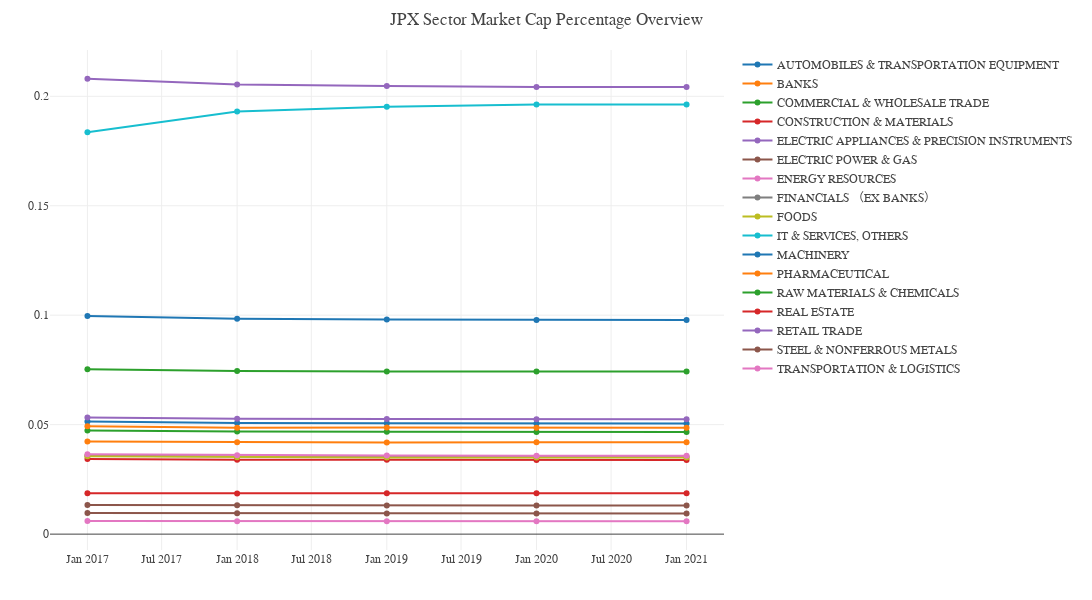

Notebook cell for this chart:
### Code cell
fig = go.Figure() # hover text goes here

for sector in sector_market_cap['17SectorName'].unique():
    
    sector_mkt_cap_plot_df = sector_market_cap[sector_market_cap['17SectorName']==sector]
    fig.add_trace(go.Scatter(x=sector_mkt_cap_plot_df['Date'],
                             y=sector_mkt_cap_plot_df['Percentage of MarketCap'],
                             name=sector,
                             text=sector_mkt_cap_plot_df['17SectorName']))

fig.update_layout(template=temp,
                  title='JPX Sector Market Cap Percentage Overview', 
                  hovermode='closest',
                  margin=dict(l=50, r=50, t=50, b=50),
                  height=600, 
                  width=1600, 
                  showlegend=True)

fig.show()

### Figure 1 — Plotly figure (JSON) as saved in the notebook; plotly's stock layout.template omitted (floating-point values rounded to 4 significant figures)
{"data": [{"name": "AUTOMOBILES & TRANSPORTATION EQUIPMENT ", "text": ["AUTOMOBILES & TRANSPORTATION EQUIPMENT ", "AUTOMOBILES & TRANSPORTATION EQUIPMENT ", "AUTOMOBILES & TRANSPORTATION EQUIPMENT ", "AUTOMOBILES & TRANSPORTATION EQUIPMENT ", "AUTOMOBILES & TRANSPORTATION EQUIPMENT "], "type": "scatter", "x": ["2017-01-01T00:00:00", "2018-01-01T00:00:00", "2019-01-01T00:00:00", "2020-01-01T00:00:00", "2021-01-01T00:00:00"], "y": [0.09964, 0.0984, 0.09803, 0.09782, 0.09782]}, {"name": "BANKS ", "text": ["BANKS ", "BANKS ", "BANKS ", "BANKS ", "BANKS "], "type": "scatter", "x": ["2017-01-01T00:00:00", "2018-01-01T00:00:00", "2019-01-01T00:00:00", "2020-01-01T00:00:00", "2021-01-01T00:00:00"], "y": [0.04229, 0.04197, 0.04181, 0.04201, 0.04201]}, {"name": "COMMERCIAL & WHOLESALE TRADE ", "text": ["COMMERCIAL & WHOLESALE TRADE ", "COMMERCIAL & WHOLESALE TRADE ", "COMMERCIAL & WHOLESALE TRADE ", "COMMERCIAL & WHOLESALE TRADE ", "COMMERCIAL & WHOLESALE TRADE "], "type": "scatter", "x": ["2017-01-01T00:00:00", "2018-01-01T00:00:00", "2019-01-01T00:00:00", "2020-01-01T00:00:00", "2021-01-01T00:00:00"], "y": [0.04731, 0.04683, 0.04672, 0.04662, 0.04662]}, {"name": "CONSTRUCTION & MATERIALS ", "text": ["CONSTRUCTION & MATERIALS ", "CONSTRUCTION & MATERIALS ", "CONSTRUCTION & MATERIALS ", "CONSTRUCTION & MATERIALS ", "CONSTRUCTION & MATERIALS "], "type": "scatter", "x": ["2017-01-01T00:00:00", "2018-01-01T00:00:00", "2019-01-01T00:00:00", "2020-01-01T00:00:00", "2021-01-01T00:00:00"], "y": [0.03434, 0.03396, 0.03396, 0.03389, 0.03389]}, {"name": "ELECTRIC APPLIANCES & PRECISION INSTRUMENTS ", "text": ["ELECTRIC APPLIANCES & PRECISION INSTRUMENTS ", "ELECTRIC APPLIANCES & PRECISION INSTRUMENTS ", "ELECTRIC APPLIANCES & PRECISION INSTRUMENTS ", "ELECTRIC APPLIANCES & PRECISION INSTRUMENTS ", "ELECTRIC APPLIANCES & PRECISION INSTRUMENTS "], "type": "scatter", "x": ["2017-01-01T00:00:00", "2018-01-01T00:00:00", "2019-01-01T00:00:00", "2020-01-01T00:00:00", "2021-01-01T00:00:00"], "y": [0.208, 0.2054, 0.2047, 0.2043, 0.2043]}, {"name": "ELECTRIC POWER & GAS ", "text": ["ELECTRIC POWER & GAS ", "ELECTRIC POWER & GAS ", "ELECTRIC POWER & GAS ", "ELECTRIC POWER & GAS ", "ELECTRIC POWER & GAS "], "type": "scatter", "x": ["2017-01-01T00:00:00", "2018-01-01T00:00:00", "2019-01-01T00:00:00", "2020-01-01T00:00:00", "2021-01-01T00:00:00"], "y": [0.009608, 0.009489, 0.009453, 0.009433, 0.009433]}, {"name": "ENERGY RESOURCES ", "text": ["ENERGY RESOURCES ", "ENERGY RESOURCES ", "ENERGY RESOURCES ", "ENERGY RESOURCES ", "ENERGY RESOURCES "], "type": "scatter", "x": ["2017-01-01T00:00:00", "2018-01-01T00:00:00", "2019-01-01T00:00:00", "2020-01-01T00:00:00", "2021-01-01T00:00:00"], "y": [0.005994, 0.005919, 0.005897, 0.005885, 0.005885]}, {"name": "FINANCIALS （EX BANKS） ", "text": ["FINANCIALS （EX BANKS） ", "FINANCIALS （EX BANKS） ", "FINANCIALS （EX BANKS） ", "FINANCIALS （EX BANKS） ", "FINANCIALS （EX BANKS） "], "type": "scatter", "x": ["2017-01-01T00:00:00", "2018-01-01T00:00:00", "2019-01-01T00:00:00", "2020-01-01T00:00:00", "2021-01-01T00:00:00"], "y": [0.03582, 0.03541, 0.03528, 0.03536, 0.03536]}, {"name": "FOODS ", "text": ["FOODS ", "FOODS ", "FOODS ", "FOODS ", "FOODS "], "type": "scatter", "x": ["2017-01-01T00:00:00", "2018-01-01T00:00:00", "2019-01-01T00:00:00", "2020-01-01T00:00:00", "2021-01-01T00:00:00"], "y": [0.03562, 0.03518, 0.03504, 0.03505, 0.03505]}, {"name": "IT & SERVICES, OTHERS ", "text": ["IT & SERVICES, OTHERS ", "IT & SERVICES, OTHERS ", "IT & SERVICES, OTHERS ", "IT & SERVICES, OTHERS ", "IT & SERVICES, OTHERS "], "type": "scatter", "x": ["2017-01-01T00:00:00", "2018-01-01T00:00:00", "2019-01-01T00:00:00", "2020-01-01T00:00:00", "2021-01-01T00:00:00"], "y": [0.1836, 0.193, 0.1953, 0.1962, 0.1962]}, {"name": "MACHINERY ", "text": ["MACHINERY ", "MACHINERY ", "MACHINERY ", "MACHINERY ", "MACHINERY "], "type": "scatter", "x": ["2017-01-01T00:00:00", "2018-01-01T00:00:00", "2019-01-01T00:00:00", "2020-01-01T00:00:00", "2021-01-01T00:00:00"], "y": [0.0514, 0.0508, 0.05061, 0.0505, 0.0505]}, {"name": "PHARMACEUTICAL ", "text": ["PHARMACEUTICAL ", "PHARMACEUTICAL ", "PHARMACEUTICAL ", "PHARMACEUTICAL ", "PHARMACEUTICAL "], "type": "scatter", "x": ["2017-01-01T00:00:00", "2018-01-01T00:00:00", "2019-01-01T00:00:00", "2020-01-01T00:00:00", "2021-01-01T00:00:00"], "y": [0.04924, 0.04863, 0.04865, 0.04857, 0.04857]}, {"name": "RAW MATERIALS & CHEMICALS ", "text": ["RAW MATERIALS & CHEMICALS ", "RAW MATERIALS & CHEMICALS ", "RAW MATERIALS & CHEMICALS ", "RAW MATERIALS & CHEMICALS ", "RAW MATERIALS & CHEMICALS "], "type": "scatter", "x": ["2017-01-01T00:00:00", "2018-01-01T00:00:00", "2019-01-01T00:00:00", "2020-01-01T00:00:00", "2021-01-01T00:00:00"], "y": [0.07532, 0.07449, 0.07433, 0.07432, 0.07432]}, {"name": "REAL ESTATE ", "text": ["REAL ESTATE ", "REAL ESTATE ", "REAL ESTATE ", "REAL ESTATE ", "REAL ESTATE "], "type": "scatter", "x": ["2017-01-01T00:00:00", "2018-01-01T00:00:00", "2019-01-01T00:00:00", "2020-01-01T00:00:00", "2021-01-01T00:00:00"], "y": [0.01869, 0.01857, 0.01869, 0.01867, 0.01867]}, {"name": "RETAIL TRADE ", "text": ["RETAIL TRADE ", "RETAIL TRADE ", "RETAIL TRADE ", "RETAIL TRADE ", "RETAIL TRADE "], "type": "scatter", "x": ["2017-01-01T00:00:00", "2018-01-01T00:00:00", "2019-01-01T00:00:00", "2020-01-01T00:00:00", "2021-01-01T00:00:00"], "y": [0.05329, 0.0527, 0.05258, 0.05247, 0.05247]}, {"name": "STEEL & NONFERROUS METALS ", "text": ["STEEL & NONFERROUS METALS ", "STEEL & NONFERROUS METALS ", "STEEL & NONFERROUS METALS ", "STEEL & NONFERROUS METALS ", "STEEL & NONFERROUS METALS "], "type": "scatter", "x": ["2017-01-01T00:00:00", "2018-01-01T00:00:00", "2019-01-01T00:00:00", "2020-01-01T00:00:00", "2021-01-01T00:00:00"], "y": [0.01335, 0.01318, 0.01313, 0.0131, 0.0131]}, {"name": "TRANSPORTATION & LOGISTICS ", "text": ["TRANSPORTATION & LOGISTICS ", "TRANSPORTATION & LOGISTICS ", "TRANSPORTATION & LOGISTICS ", "TRANSPORTATION & LOGISTICS ", "TRANSPORTATION & LOGISTICS "], "type": "scatter", "x": ["2017-01-01T00:00:00", "2018-01-01T00:00:00", "2019-01-01T00:00:00", "2020-01-01T00:00:00", "2021-01-01T00:00:00"], "y": [0.03649, 0.03604, 0.0359, 0.03582, 0.03582]}], "layout": {"height": 600, "hovermode": "closest", "margin": {"b": 50, "l": 50, "r": 50, "t": 50}, "showlegend": true, "title": {"text": "JPX Sector Market Cap Percentage Overview"}, "width": 1600}}
